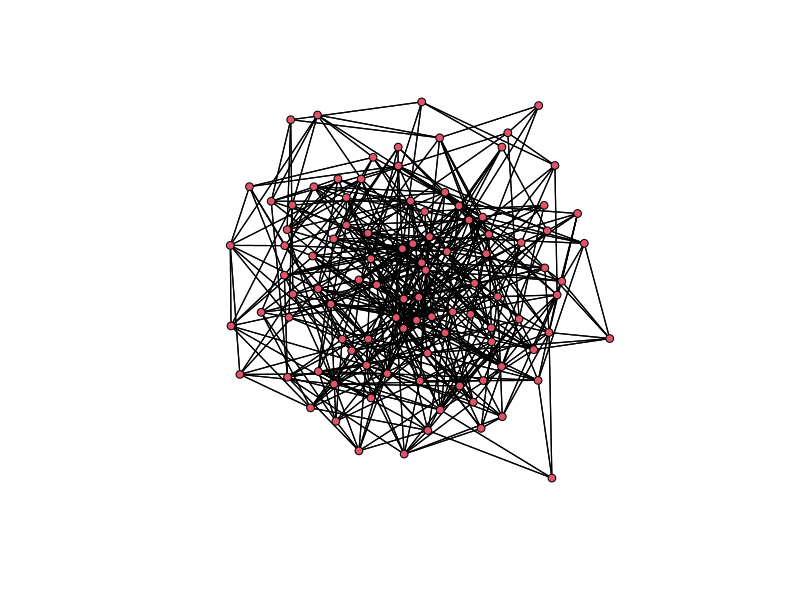

The R script that drew this image:
## ---- chunk 1
library(network)
library(dplyr)
library(statnet.common)
library(sna)
library(igraph)
## ---- chunk 2
error_check = function(sociomatrix, start, end){
  if (!is.matrix(sociomatrix)){
    return(stop("The object should be a matrix"))
  }
  if (!is.numeric(start)){
    return(stop("'start' must be a positive integer"))
  }
  if (round(start) != start | start < 1){
    return(stop("'start' must be a positive integer"))
  }
  if (!is.numeric(end)){
    return(stop("'end' must be a positive integer"))
  }
  if (round(end) != end | end < 1){
    return(stop("'end' must be a positive integer"))
  }
  if (end > nrow(sociomatrix)){
    return(stop(paste0("There is no such an ending point: ", end)))
  }
  if (start == end){
    return(stop("The starting point and the ending point are the same"))
  }
  
}

sekko = function(candidate, path.to.end, edge, e){

  path.counter = 1
  continue = "yes"
  while (continue == "yes"){
    counter = 1
    candidate2 = data.frame("From"=integer(), "To"=integer(), "Cum.Dist"=integer())
    
    for (i in 1:nrow(candidate)){
      for (j in 1:nrow(edge)){
        if (edge[j, 1] == candidate[, 2][i] #find the candidate row from edgelist
            & !edge[j, 2] %in% unique(unlist(candidate[, c(-2,-3)])) # excluding the path with destination same as used nodes
            & edge[j, 3] + candidate[i,3]  < path.to.end[1,3]){# edge j indicate new dist, candidate i indicate previous dist
          candidate2[counter, ] = edge[j, ]
          candidate2[counter, 3] = candidate2[counter, 3] + candidate[i,3]#cumulative dist
          for (k in 1:path.counter){
            if (k == path.counter){
              candidate2[counter, paste0("node", k)] = candidate[i, 1]#record the previous path
            } else {
              candidate2[counter, paste0("node", k)] = candidate[i, k + 3]#record the previous path
            }
          }
          counter = counter + 1 
        }
      }
    }
    
    if (nrow(candidate2) == 0){
      continue = "no"
    } else {
      for (i in 1:nrow(candidate2)){
        if(candidate2[i, 2] == e){
          path.to.end = dplyr::bind_rows(path.to.end, candidate2[i, ])
        }
      }
    }
    path.to.end = path.to.end[order(path.to.end[,3]),]
    candidate = candidate2[!duplicated(candidate2[, 2]), ]
    path.counter = path.counter + 1
    
  }
  print(path.to.end[1,])
  return(path.to.end[1,])
}

hongun = function(candidate, path.to.end, edge, e){
  path.counter = 1
    continue = "yes"
    
    while (continue == "yes"){
      counter = 1
      candidate2 = data.frame("From"=integer(), "To"=integer(), "Cum.Dist"=integer())
      
      for (i in 1:nrow(candidate)){
        for (j in 1:nrow(edge)){
          if (edge[j, 1] == candidate[, 2][i] #find the candidate row from edgelist
              & !edge[j, 2] %in% candidate[i, c(-2,-3)] # excluding the path with destination same as used nodes
              & edge[j, 3] + candidate[i,3]  < path.to.end[1,3]){# edge j indicate new dist, candidate i indicate previous dist
            candidate2[counter, ] = edge[j, ]
            candidate2[counter, 3] = candidate2[counter, 3] + candidate[i,3]#cumulative dist
            for (k in 1:path.counter){
              if (k == path.counter){
                candidate2[counter, paste0("node", k)] = candidate[i, 1]#record the previous path
              } else {
                candidate2[counter, paste0("node", k)] = candidate[i, k + 3]#record the previous path
              }
            }
            counter = counter + 1 
          }
        }
      }
      
      if (nrow(candidate2) == 0){
        continue = "no"
      } else {
        for (i in 1:nrow(candidate2)){
          if(candidate2[i, 2] == e){
            path.to.end = dplyr::bind_rows(path.to.end, candidate2[i, ])
          }
        }
      }
      #print(path.counter)
      #print(path.to.end)
      #print(candidate2)
      candidate = candidate2
      path.counter = path.counter + 1
      #if (nrow(candidate2) > 100 & path.counter %in% c(6, 12)){
        #path.to.end = dplyr::bind_rows(path.to.end, sekko(candidate, path.to.end, edge, e))
      #}
      path.to.end = path.to.end[order(path.to.end[,3]),]
    }
    return(path.to.end)
}

    

shortest.path = function(sociomatrix, start, end){
  require(network)
  require(dplyr)
  
  error_check(sociomatrix, start, end)
  s = start
  e = end
  net = network(sociomatrix, directed = TRUE, ignore.eval=F, names.eval = "cost")
  edge = data.frame(as.edgelist(net, attrname = "cost"))
  reacha.net = reachability(net)

  if (reacha.net[s,e] == 0){
    warning(paste0("There is no path from ", s, " to ", e))
    return(data.frame("Cum.Dist"=Inf, "From"=s, "To"=e))
  }
  
  #First setup
  path.to.end = data.frame("From"=s, "To"=e, "Cum.Dist"=Inf)
  for (i in 1:nrow(edge)){
    if(edge[i, 1] == s & edge[i, 2] == e){
      path.to.end[1, ] = edge[i, ]
    }
  }
  candidate = data.frame("From"=integer(), "To"=integer(), "Cum.Dist"=integer())
  counter = 1
  for (i in 1:nrow(edge)){
    if(edge[i, 1] == s & (edge[i, 3] <  path.to.end[3])){
      candidate[counter,] = edge[i,]
      counter = counter + 1
    }
  }
  
  if (nrow(candidate) == 0){
    if (path.to.end[1, 3] == Inf){
      warning(paste0("There is no path from ", s, " to ", e))
    }
    return(path.to.end[, c(3, 1, 2)])
  } else {
    
    #Main part
    path.to.end = sekko(candidate, path.to.end, edge, e)
    path.to.end = hongun(candidate, path.to.end, edge, e)
    
    #Tidy up
    ind = ncol(path.to.end)
    path.to.end = path.to.end[, c(3:ind,1, 2)]
    names(path.to.end)[c((ind-1), ind)] = c(paste0("node", ind-2),paste0("node", ind-1)) 
    return(unique(path.to.end))
  }
}


#Functions which can generate random social matrix
matrix.dir = function(n, p0){
  data=sample(c(0, 1, 2, 5, 8, 10), n*n, replace = TRUE,
              prob = c(p0,  (1-p0)/5, (1-p0)/5, (1-p0)/5, (1-p0)/5, (1-p0)/5))
  mat=matrix(data, ncol=n)
  diag(mat) = 0
  return(mat)
}

matrix.undir = function(n, p0){
  mat = matrix(rep(0, n*n), ncol=n)
  for (i in 1:n){
    for (j in 1:n){
      if (i != j & i < j){
        mat[j, i]  = mat[i, j] = sample(c(0, 1, 5, 8, 9), 1, replace = TRUE,
              prob = c(p0,  (1-p0)/4, (1-p0)/4, (1-p0)/4, (1-p0)/4))
      }
    }
  }
  return(mat)
}

## ---- chunk 3
n = 100
mat = matrix.undir(n, 0.9)
net= network(mat, directed = TRUE, ignore.eval=F,
             names.eval = "cost")
plot(net, #displaylabels = TRUE, #edge.label = "cost", edge.label.col = 4,
     arrowhead.cex = 0, edge.lwd = 0.4, vertex.cex = 1)


shortest.path(mat, 1,65)
#efficient.path(mat, 1, n)
